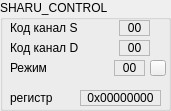
    <widget class="QGroupBox" name="groupSharuCtrl">
     <property name="geometry">
      <rect>
       <x>10</x>
       <y>320</y>
       <width>171</width>
       <height>111</height>
      </rect>
     </property>
     <property name="title">
      <string>SHARU_CONTROL</string>
     </property>
     <widget class="QLabel" name="labelSharuCtrlt">
      <property name="geometry">
       <rect>
        <x>10</x>
        <y>90</y>
        <width>71</width>
        <height>16</height>
       </rect>
      </property>
      <property name="text">
       <string>регистр</string>
      </property>
     </widget>
     <widget class="QLabel" name="labelSharuCtrl">
      <property name="geometry">
       <rect>
        <x>80</x>
        <y>90</y>
        <width>81</width>
        <height>16</height>
       </rect>
      </property>
      <property name="frameShape">
       <enum>QFrame::StyledPanel</enum>
      </property>
      <property name="text">
       <string>0x00000000</string>
      </property>
      <property name="alignment">
       <set>Qt::AlignCenter</set>
      </property>
     </widget>
     <widget class="QLabel" name="labelSharuCtrl2">
      <property name="geometry">
       <rect>
        <x>119</x>
        <y>40</y>
        <width>31</width>
        <height>16</height>
       </rect>
      </property>
      <property name="frameShape">
       <enum>QFrame::StyledPanel</enum>
      </property>
      <property name="text">
       <string>00</string>
      </property>
      <property name="alignment">
       <set>Qt::AlignCenter</set>
      </property>
     </widget>
     <widget class="QLabel" name="labelSharuCtrl2t">
      <property name="geometry">
       <rect>
        <x>10</x>
        <y>40</y>
        <width>91</width>
        <height>16</height>
       </rect>
      </property>
      <property name="text">
       <string>Код канал D</string>
      </property>
     </widget>
     <widget class="QLabel" name="labelSharuCtrl1t">
      <property name="geometry">
       <rect>
        <x>10</x>
        <y>20</y>
        <width>91</width>
        <height>16</height>
       </rect>
      </property>
      <property name="text">
       <string>Код канал S</string>
      </property>
     </widget>
     <widget class="QLabel" name="labelSharuCtrl1">
      <property name="geometry">
       <rect>
        <x>119</x>
        <y>20</y>
        <width>31</width>
        <height>16</height>
       </rect>
      </property>
      <property name="frameShape">
       <enum>QFrame::StyledPanel</enum>
      </property>
      <property name="text">
       <string>00</string>
      </property>
      <property name="alignment">
       <set>Qt::AlignCenter</set>
      </property>
     </widget>
     <widget class="QLabel" name="labelSharuCtrl3t">
      <property name="geometry">
       <rect>
        <x>10</x>
        <y>60</y>
        <width>91</width>
        <height>16</height>
       </rect>
      </property>
      <property name="text">
       <string>Режим</string>
      </property>
     </widget>
     <widget class="QPushButton" name="pushSharuCtrl3">
      <property name="geometry">
       <rect>
        <x>150</x>
        <y>60</y>
        <width>16</width>
        <height>16</height>
       </rect>
      </property>
      <property name="text">
       <string/>
      </property>
     </widget>
     <widget class="QLabel" name="labelSharuCtrl3">
      <property name="geometry">
       <rect>
        <x>114</x>
        <y>60</y>
        <width>31</width>
        <height>16</height>
       </rect>
      </property>
      <property name="frameShape">
       <enum>QFrame::StyledPanel</enum>
      </property>
      <property name="text">
       <string>00</string>
      </property>
      <property name="alignment">
       <set>Qt::AlignCenter</set>
      </property>
     </widget>
    </widget>
